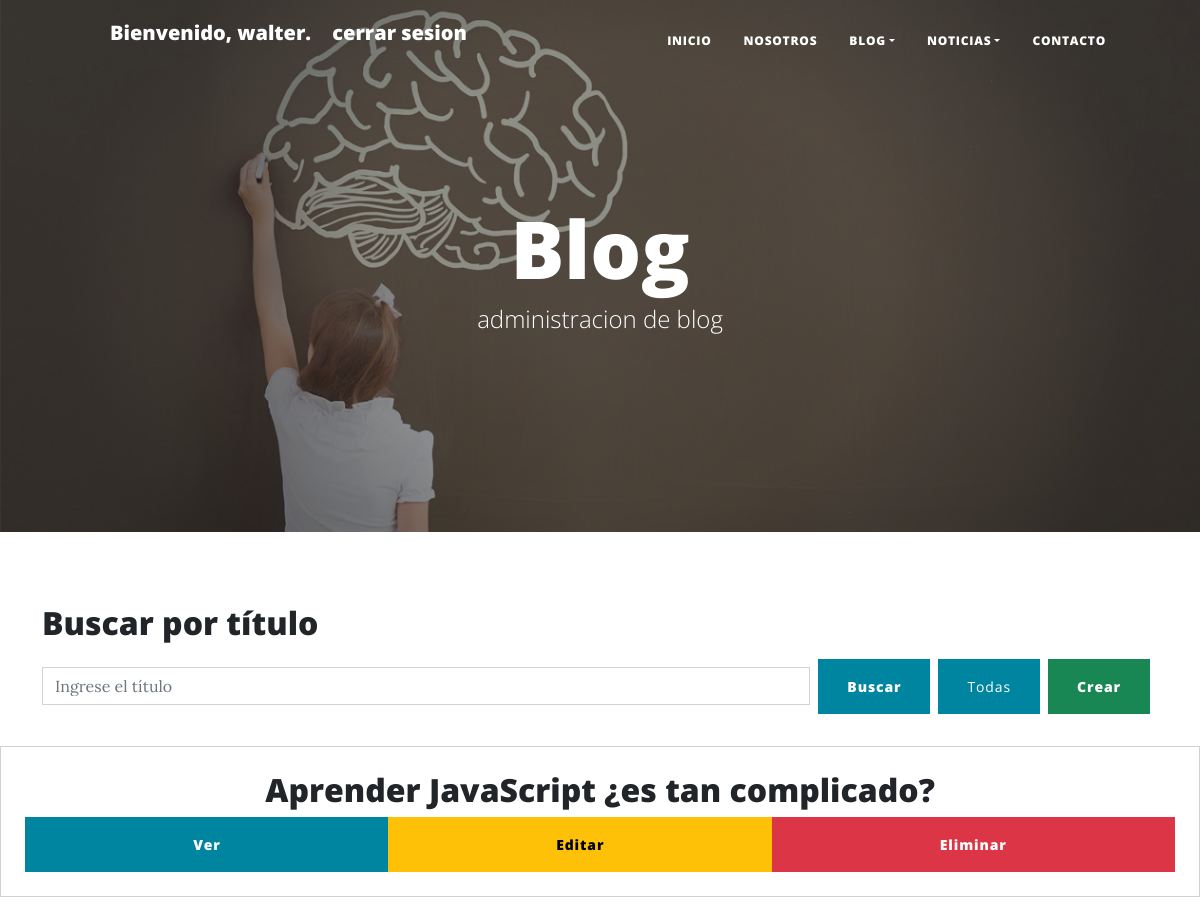
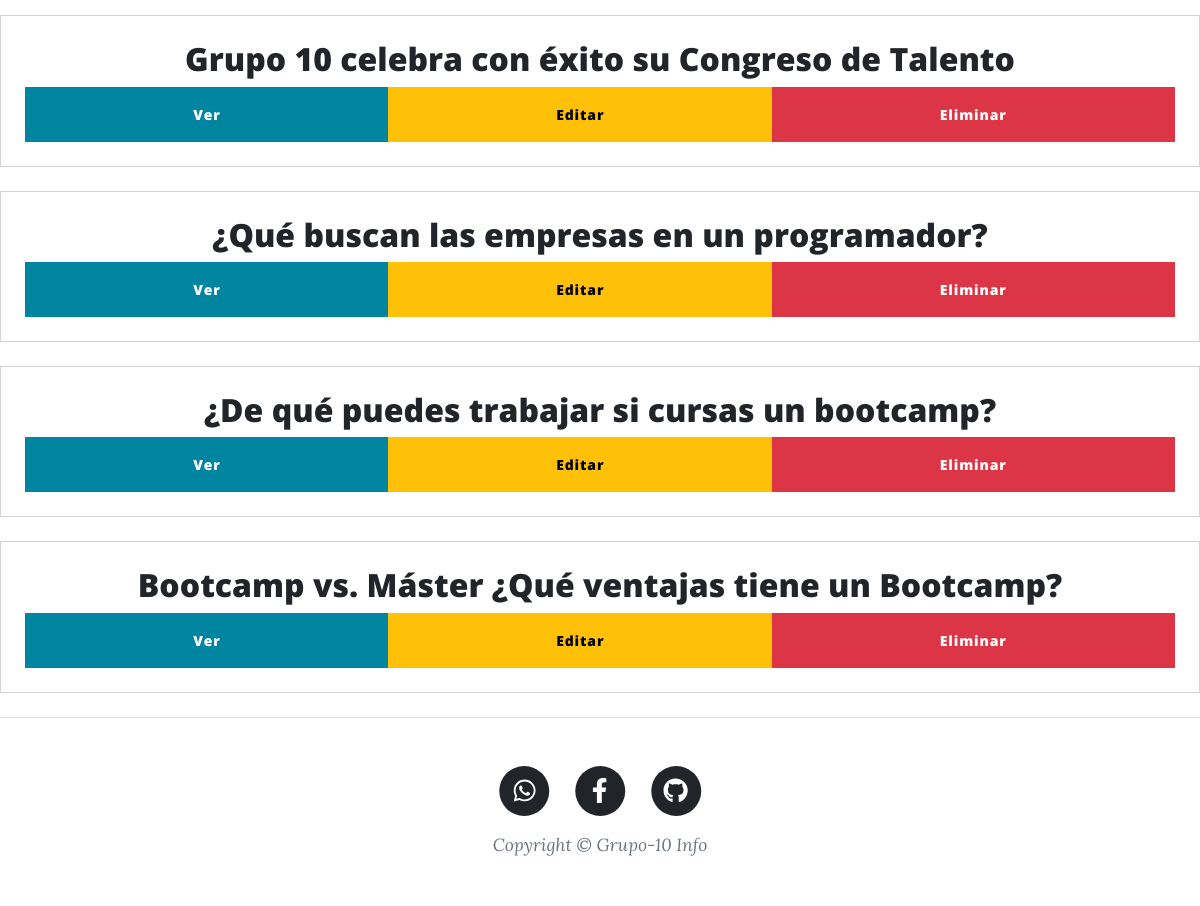
Before: /blogpost/listar/ (signed in) with the older database file (2 pictures, top to bottom).
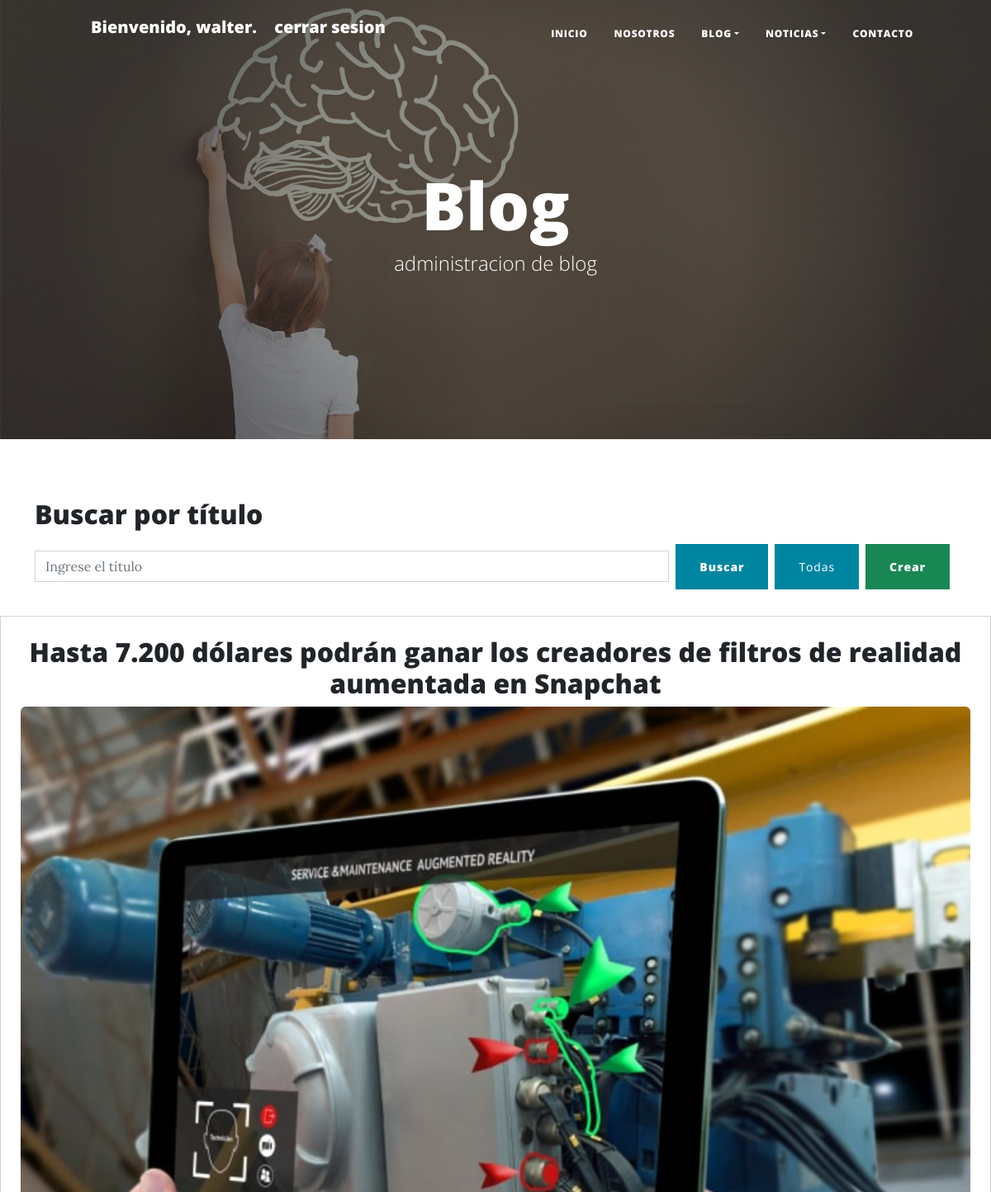
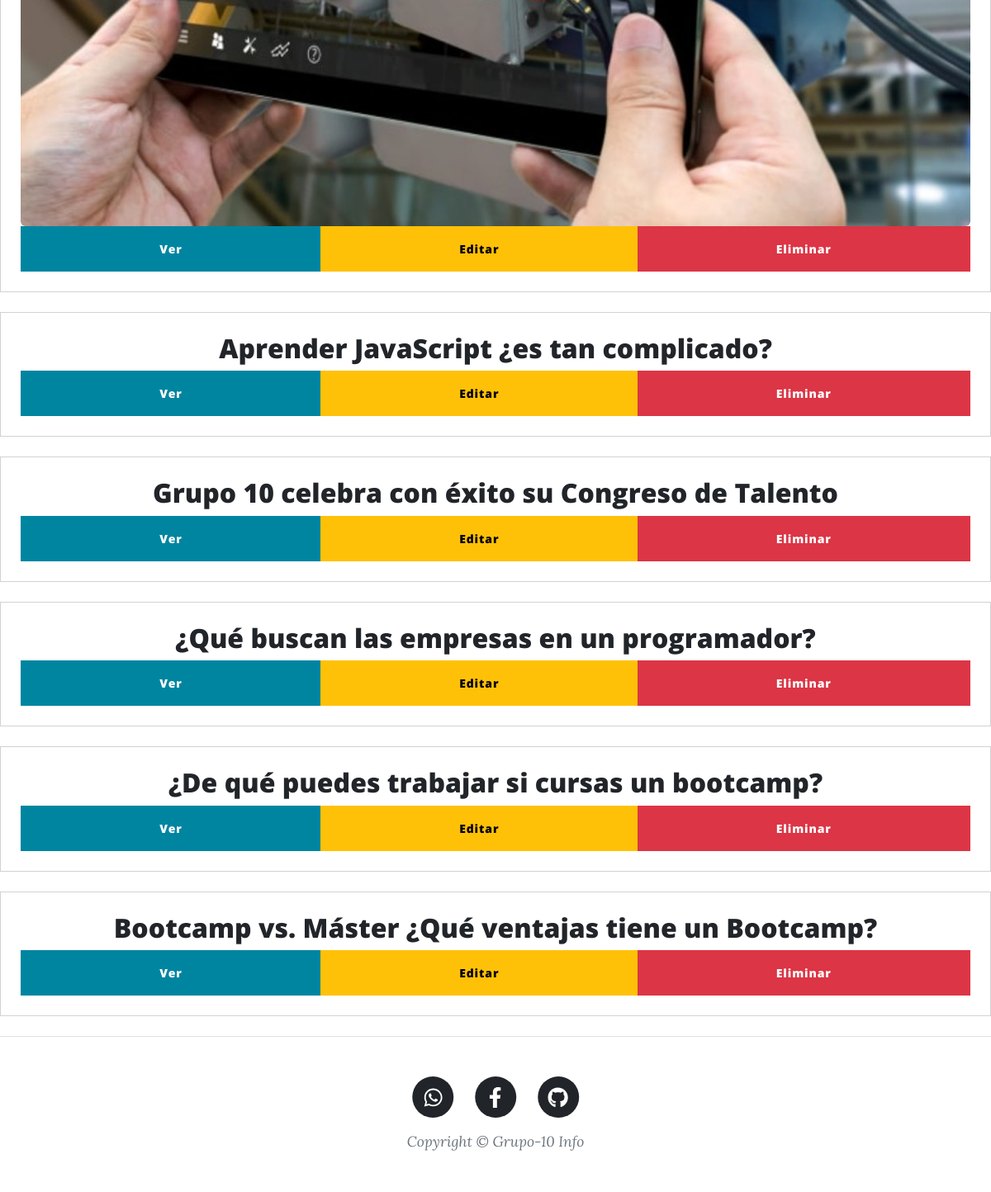
After: the same page with the newer database file (2 pictures, top to bottom).
### apps/usuarios/models.py (models this page shows, shortened)
class Usuario(AbstractUser):
    PERFIL_CHOICES = (
        ('visitante', 'Visitante'),
        ('miembro', 'Miembro'),
        ('colaborador', 'Colaborador'),
    )
    imagen = models.ImageField(upload_to='usuarios/', null=True, blank=True)
    facebook = models.CharField(max_length=100, null=True, blank=True)
    whatsapp = models.CharField(max_length=100, null=True, blank=True)
    instagram = models.CharField(max_length=100, null=True, blank=True)
    perfil = models.CharField(max_length=12, choices=PERFIL_CHOICES, default='visitante')

### apps/blogpost/models.py (models this page shows)
class Post(models.Model):
    titulo = models.CharField(max_length=255)
    subtituloGenral = models.CharField(max_length=255, null=True)
    autor = models.ForeignKey(settings.AUTH_USER_MODEL, on_delete=models.CASCADE)
    cuerpo=models.TextField()
    slug = models.SlugField()
    fechaCreado= models.DateTimeField(auto_now_add=True, null=True)
    titulo2 = models.CharField(max_length=255, null=True)
    subtituloGenral2 = models.CharField(max_length=255, null=True)
    cuerpo2 = models.TextField( null=True)
    imagen1 = models.ImageField(upload_to='blogpost/', null=True)
    imagen2 = models.ImageField(upload_to='blogpost/', null=True)
    pieDeFoto = models.CharField(max_length=255,null=True)
    pieDePosteo=models.TextField(null=True)
    categoria = models.ForeignKey(Categoria, on_delete=models.CASCADE)
    def __str__(self):  # metodo  Tostring()
     return self.titulo

### apps/blogpost/views.py (the view)
# urls.py: path('listar/',views.listar_post,name='listar'),
@login_required
@user_passes_test(es_colaborador)
def listar_post(request):
    post = Post.objects.all().order_by('-fechaCreado')
    print(post)
    paginator = Paginator(post, 10)
    page_number = request.GET.get('page')
    try:
       page_obj = paginator.get_page(page_number)
    except PageNotAnInteger:
         page_obj = paginator.get_page(1)
    except EmptyPage:
         page_obj = paginator.get_page(paginator.num_pages)
    return render(request, 'blogpost/listar_post.html', {'page_obj': page_obj})

### apps/usuarios/utilidades.py (called while the page is built)
def es_colaborador(user):
    return user.is_authenticated and user.perfil == 'colaborador'

### blog/contexto_processo.py (called while the page is built)
def logged_in_user(request):
    return {'logged_in_user': request.user}

### templates/blogpost/listar_post.html (shortened to what this page needs)
{%extends 'base2.html' %}
{% load static %}
{%block head %}
<header class="masthead" style="background-image: url('{% static "image/fondo_Blog.jpg" %}')">
    <div class="container position-relative px-4 px-lg-5">
        <div class="row gx-4 gx-lg-5 justify-content-center">
            <div class="col-md-10 col-lg-8 col-xl-7">
                <div class="page-heading">
                    <h1>Blog</h1>
                    <span class="subheading"> administracion de blog</span>
                </div>
            </div>
        </div>
    </div>
    </header>
{% endblock head%}
{% block contenido %}
<div class="container my-4">
    <h2>Buscar por título</h2>
    <form action="{% url 'blogpost:inicio' %}" method="get" class="d-flex align-items-center">
      <input type="text" name="busqueda_titulo" class="form-control me-2" placeholder="Ingrese el título">
      <button type="submit" class="btn btn-primary">Buscar</button>
      <button  class="btn btn-primary ms-2">
        <a class="dropdown-item" href="{%url 'blogpost:inicio'%}">Todas</a>
     </button>
     <a href="{% url 'blogpost:crear' %}" class="btn btn-success m-2">Crear</a>
    </form>
  </div>
    {% for Post in page_obj %}
      <div class="Post card text-center p-4 mb-4">
        <h2 class="Post-titulo"><a href="{% url 'blogpost:detalle' Post.pk %}">{{ Post.titulo }}</a></h2>
        {% if Post.imagen1 %}
            <img src="{{ Post.imagen1.url }}" alt="" class="img-fluid rounded">
        {% else %}
            <img src="{% static 'media/blogpost/default.png' %}" alt="Imagen predeterminada" class="img-fluid rounded">
        {% endif %}
        <div class="btn-group" role="group">
            <a href="{% url 'blogpost:detalle' Post.pk %}" class="btn btn-primary">Ver</a>
            <a href="{% url 'blogpost:editar' Post.pk %}" class="btn btn-warning">Editar</a>
            <a href="{% url 'blogpost:eliminar' Post.pk %}" class="btn btn-danger">Eliminar</a>
        </div>
      </div>
    {% endfor %}
{% endblock contenido %}

### templates/base2.html (shortened to what this page needs)
{% load static %}
<!DOCTYPE html>
<html lang="en">
<head>
    <link rel="stylesheet" href="{% static 'css/styles2.css' %}">
</head>
<head>
    {% block head %} {% endblock head %}
</head>
<body>
    <nav class="navbar navbar-expand-lg navbar-light" id="mainNav">
        <div class="container px-4 px-lg-5">
            <ul>
                {% if user.is_authenticated %}
                <a class="navbar-brand" >Bienvenido, {{ logged_in_user.username }}.</a>
                <a class="navbar-brand"  href="{% url 'logout' %}">cerrar sesion</a>
                {% endif %}
           </ul>
            <div class="collapse navbar-collapse" id="navbarResponsive">
                <ul class="navbar-nav ms-auto py-4 py-lg-0">
                    <li class="nav-item " ><a class="nav-link px-lg-3 py-3 py-lg-4 " href="{%url 'inicio2'%}">Inicio </a></li>
                    <li class="nav-item "><a class="nav-link px-lg-3 py-3 py-lg-4" href="{%url 'nosotros2'%}">Nosotros</a></li>
                    <li class="nav-item dropdown">
                        <a class="nav-link dropdown-toggle px-lg-3 py-3 py-lg-4" id="navbarDropdown" href="" role="button" data-bs-toggle="dropdown" aria-expanded="false">Blog</a>
                    </li>
                    <li class="nav-item dropdown">
                        <a class="nav-link dropdown-toggle px-lg-3 py-3 py-lg-4" id="navbarDropdown" href="" role="button" data-bs-toggle="dropdown" aria-expanded="false">Noticias</a>
                    </li>
                    <li class="nav-item"><a class="nav-link px-lg-3 py-3 py-lg-4" href="{% url 'contactos:contacto' %}">Contacto</a></li>
                </ul>
            </div>
        </div>
    </nav>
    {% block contenido %}
    {%endblock contenido %}
</body>
<footer class="border-top">
    <div class="container px-4 px-lg-5">
        <div class="row gx-4 gx-lg-5 justify-content-center">
            <div class="col-md-10 col-lg-8 col-xl-7">
                <ul class="list-inline text-center">
                    <li class="list-inline-item">
                        <a href="https://wa.me/3731621905">
                            <span class="fa-stack fa-lg">
                                <i class="fas fa-circle fa-stack-2x"></i>
                                <i class="fab fa-whatsapp fa-stack-1x fa-inverse"></i>
                            </span>
                        </a>
                    </li>
                    <li class="list-inline-item">
                        <a href="https://www.facebook.com/waltergarnero">
                            <span class="fa-stack fa-lg">
                                <i class="fas fa-circle fa-stack-2x"></i>
                                <i class="fab fa-facebook-f fa-stack-1x fa-inverse"></i>
                            </span>
                        </a>
                    </li>
                    <li class="list-inline-item">
                        <a href="https://github.com/garneromariano/desafio_13">
                            <span class="fa-stack fa-lg">
                                <i class="fas fa-circle fa-stack-2x"></i>
                                <i class="fab fa-github fa-stack-1x fa-inverse"></i>
                            </span>
                        </a>
                    </li>
                </ul>
                <div class="small text-center text-muted fst-italic">Copyright &copy; Grupo-10 Info</div>
            </div>
        </div>
    </div>
</footer>
</html>

Changed rows visible on the page:
added Post: titulo "Hasta 7.200 dólares podrán ganar los creadores de filtros de realidad aumentada en Snapchat", imagen1 (picture)
